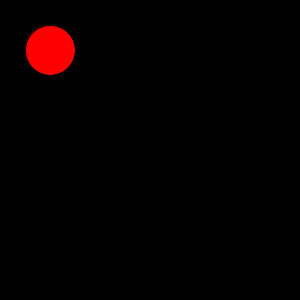
Frame 1 (no input)
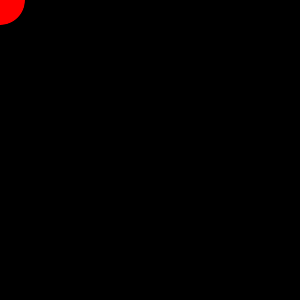
Frame 60 (the mouse pressed at the canvas centre just before this capture)
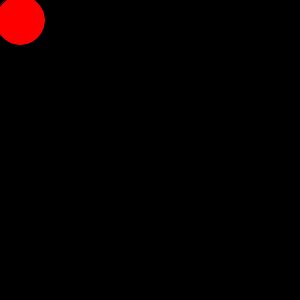
Frame 120 (the mouse held since frame 60 and released just before this capture)

The Processing sketch that drew these frames (run headless with seeded random() and noise(); from frame 60 on, the mouse is pressed at the canvas centre):

// Processing sketch: pingPong
// ── pingPong.pde
int xLoc, yLoc;
int increment;

void setup(){
  size(300, 300);
  background(0);
  
  xLoc = 50;
  yLoc = 50;
  
  increment = 10;
}



void draw(){
  background(0);
  fill(255, 0, 0);
  ellipse(xLoc, yLoc, 50, 50);
  
  xLoc = xLoc + increment;
  yLoc+=increment;  // yLoc = yLoc + 10;   yLoc++ // <-- just increase by 1
  
  if(xLoc > width){
   increment = -10;
  }
  if(xLoc < 0){
    //increment+=10;
    increment = 10;
  }
  
}
